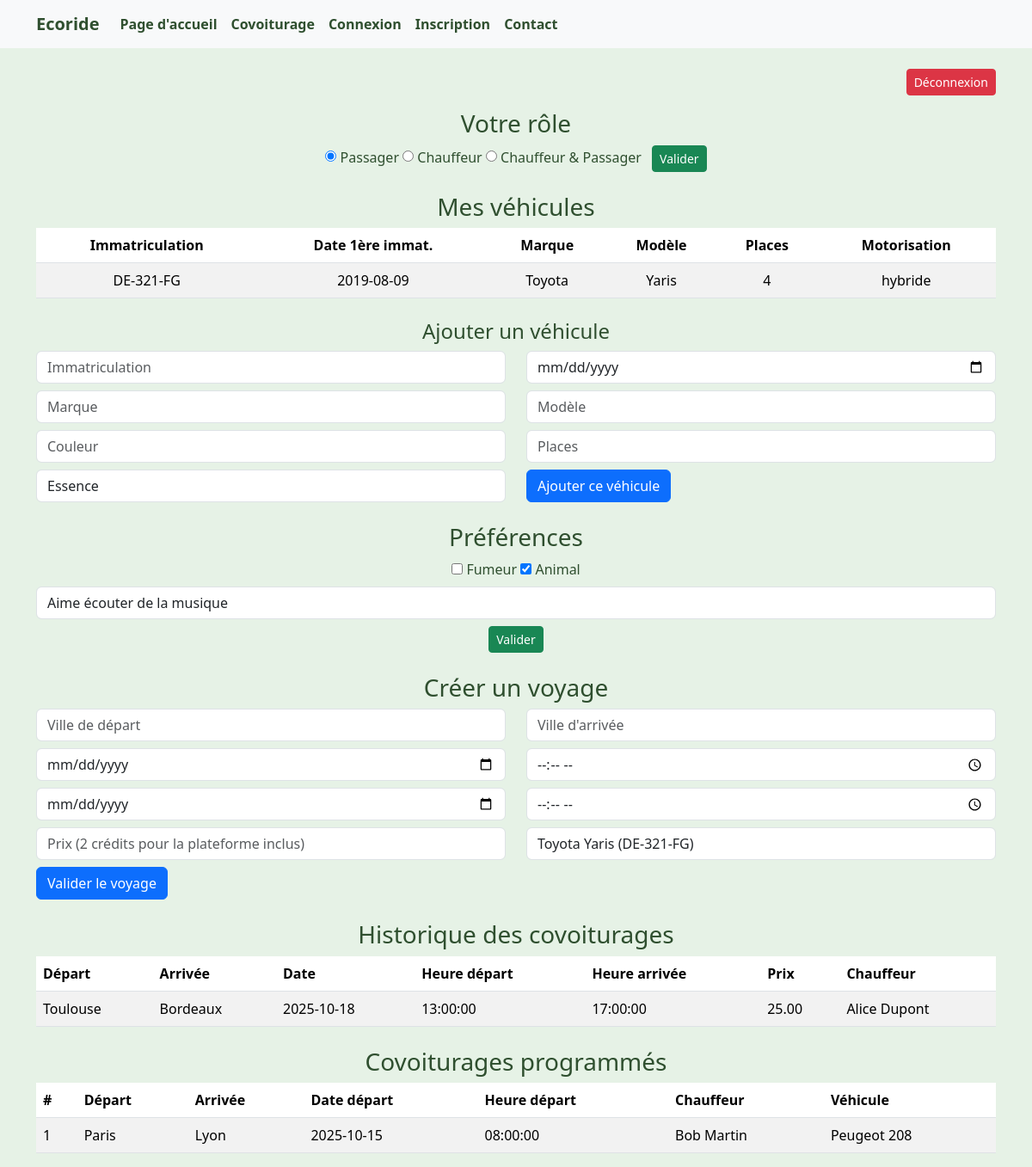
The app's page /public/index.php?page=espace_utilisateur (signed in) with its own data.
### tables this page shows
CREATE TABLE compte (
    id_utilisateur INT AUTO_INCREMENT PRIMARY KEY,
    nom VARCHAR(50) NOT NULL,
    mail VARCHAR(50) NOT NULL UNIQUE,
    password VARCHAR(255) NOT NULL,
    photo BLOB,
    actif BOOLEAN DEFAULT TRUE,
    date_creation DATE,
    dernier_acces DATE,
    credit INT DEFAULT 0,
    id_type_compte INT,
    id_role INT,
    FOREIGN KEY (id_type_compte) REFERENCES type_compte(id_type_compte),
    FOREIGN KEY (id_role) REFERENCES role(id_role)
);

CREATE TABLE vehicule (
    id_vehicule INT AUTO_INCREMENT PRIMARY KEY,
    immatriculation VARCHAR(50) NOT NULL,
    date_de_premiere_immatriculation DATE,
    marque VARCHAR(50),
    modele VARCHAR(50),
    couleur VARCHAR(50),
    places_disponibles INT,
    id_utilisateur INT,
    id_type_motorisation INT,
    FOREIGN KEY (id_utilisateur) REFERENCES compte(id_utilisateur),
    FOREIGN KEY (id_type_motorisation) REFERENCES type_motorisation(id_type_motorisation)
);

CREATE TABLE type_motorisation (
    id_type_motorisation INT AUTO_INCREMENT PRIMARY KEY,
    nom_type VARCHAR(50) NOT NULL
);

CREATE TABLE preference (
    id_preference INT AUTO_INCREMENT PRIMARY KEY,
    fumeur BOOLEAN,
    animal BOOLEAN,
    remarques_particulieres VARCHAR(100),
    id_utilisateur INT UNIQUE,
    FOREIGN KEY (id_utilisateur) REFERENCES compte(id_utilisateur)
);

CREATE TABLE covoiturage (
    id_covoiturage INT AUTO_INCREMENT PRIMARY KEY,
    date_depart DATE,
    heure_depart TIME,
    lieu_depart VARCHAR(50),
    lieu_arrivee VARCHAR(50), 
    date_arrivee DATE,
    heure_arrivee TIME,
    nombre_places INT,
    prix_par_personne DECIMAL(6,2),
    id_utilisateur INT,
    id_vehicule INT,
    FOREIGN KEY (id_utilisateur) REFERENCES compte(id_utilisateur),
    FOREIGN KEY (id_vehicule) REFERENCES vehicule(id_vehicule)
);

CREATE TABLE reservation (
    id_reservation INT AUTO_INCREMENT PRIMARY KEY,
    id_utilisateur INT NOT NULL,
    id_covoiturage INT NOT NULL,
    date_reservation DATETIME DEFAULT CURRENT_TIMESTAMP,
    statut ENUM('en_attente', 'confirmee', 'annulee') DEFAULT 'confirmee', 
     

    CONSTRAINT fk_reservation_utilisateur
        FOREIGN KEY (id_utilisateur) REFERENCES compte(id_utilisateur)
        ON DELETE CASCADE ON UPDATE CASCADE,

     

    CONSTRAINT fk_reservation_covoiturage
        FOREIGN KEY (id_covoiturage) REFERENCES covoiturage(id_covoiturage)
        ON DELETE CASCADE ON UPDATE CASCADE,

     

    UNIQUE KEY unique_reservation (id_utilisateur, id_covoiturage)

     
    
);

### application/controleurs/espace_utilisateur.php (called while the page is built, shortened)
<?php
require_once APP_PATH . '/modeles/utilisateur.php';
require_once APP_PATH . '/modeles/vehicule.php';
require_once APP_PATH . '/modeles/reservation.php';
require_once APP_PATH . '/modeles/gestion_covoiturage_utilisateur.php';
$user_id = $_SESSION['user']['id_utilisateur'];
$user = getUtilisateurById($user_id);
$vehicules = ($user['id_role'] != 'passager') ? getVehiculesByUtilisateur($user_id) : [];
$preferences = getPreferencesByUtilisateur($user_id);
$historique = getHistoriqueCovoiturages($user_id);
$covoiturages_programmes = getReservationsByUtilisateur($user_id);
include APP_PATH . '/vues/espace_utilisateur.php';

### application/modeles/utilisateur.php (called while the page is built, shortened)
<?php
require_once ROOT_PATH . '/config/config.php';
function getUtilisateurById($id_utilisateur) {
    global $pdo;
    $stmt = $pdo->prepare("SELECT * FROM compte WHERE id_utilisateur = :id");
    $stmt->execute([':id' => $id_utilisateur]);
    return $stmt->fetch(PDO::FETCH_ASSOC);
}
function getPreferencesByUtilisateur($id_utilisateur) {
    global $pdo;
    $stmt = $pdo->prepare("SELECT * FROM preference WHERE id_utilisateur = :id");
    $stmt->execute([':id' => $id_utilisateur]);
    return $stmt->fetch(PDO::FETCH_ASSOC);
}
?>

### application/modeles/vehicule.php (called while the page is built, shortened)
<?php
require_once ROOT_PATH . '/config/config.php';
function getVehiculesByUtilisateur($id_utilisateur) {
    global $pdo;
    $stmt = $pdo->prepare("
        SELECT v.*, tm.nom_type AS motorisation
        FROM vehicule v
        LEFT JOIN type_motorisation tm ON v.id_type_motorisation = tm.id_type_motorisation
        WHERE v.id_utilisateur = :id
    ");
    $stmt->execute([':id' => $id_utilisateur]);
    return $stmt->fetchAll(PDO::FETCH_ASSOC);
}

### application/modeles/gestion_covoiturage_utilisateur.php (called while the page is built, shortened)
<?php
require_once ROOT_PATH . '/config/config.php';
function getHistoriqueCovoiturages($id_utilisateur) {
    global $pdo;
    $stmt = $pdo->prepare("
        SELECT c.*, u.nom AS nom_chauffeur, v.marque, v.modele
        FROM covoiturage c
        JOIN compte u ON c.id_utilisateur = u.id_utilisateur
        JOIN vehicule v ON c.id_vehicule = v.id_vehicule
        WHERE c.id_utilisateur = :id
        ORDER BY c.date_depart DESC
    ");
    $stmt->execute([':id' => $id_utilisateur]);
    return $stmt->fetchAll(PDO::FETCH_ASSOC);
}

### application/modeles/reservation.php (called while the page is built, shortened)
<?php
require_once ROOT_PATH . '/config/config.php';
function getReservationsByUtilisateur($id_utilisateur) {
    global $pdo;
    $stmt = $pdo->prepare("
        SELECT r.id_reservation, c.id_covoiturage, c.lieu_depart, c.lieu_arrivee,
               c.date_depart, c.heure_depart, c.prix_par_personne, c.nombre_places,
               v.marque, v.modele, u.nom AS nom_chauffeur, u.photo AS photo_chauffeur
        FROM reservation r
        JOIN covoiturage c ON r.id_covoiturage = c.id_covoiturage
        JOIN vehicule v ON c.id_vehicule = v.id_vehicule
        JOIN compte u ON c.id_utilisateur = u.id_utilisateur
        WHERE r.id_utilisateur = :id_utilisateur
        ORDER BY c.date_depart ASC
    ");
    $stmt->execute([':id_utilisateur' => $id_utilisateur]);
    return $stmt->fetchAll(PDO::FETCH_ASSOC);
}

### application/vues/espace_utilisateur.php (the view, shortened to what this page needs)
<?php include APP_PATH . '/vues/entete.php'; ?>
<div class="container mt-4">
    <div class="d-flex justify-content-end mb-3">
        <a href="index.php?page=deconnexion" class="btn btn-danger btn-sm">Déconnexion</a>
    </div>
    <h3 class="text-center">Votre rôle</h3>
    <form method="POST" class="text-center mb-4">
        <input type="radio" name="role" value="1" <?= $user['id_role']==1?'checked':'' ?>> Passager
        <input type="radio" name="role" value="2" <?= $user['id_role']==2?'checked':'' ?>> Chauffeur
        <input type="radio" name="role" value="3" <?= $user['id_role']==3?'checked':'' ?>> Chauffeur & Passager
        <button type="submit" class="btn btn-success btn-sm ms-2">Valider</button>
    </form>
    <?php if($user['id_role'] != 'passager'): ?>
        <h3 class="text-center">Mes véhicules</h3>
        <?php if(count($vehicules)==0): ?>
            <p class="text-center">Aucun véhicule enregistré.</p>
        <?php else: ?>
            <table class="table table-striped text-center">
                <thead>
                    <tr>
                        <th>Immatriculation</th><th>Date 1ère immat.</th><th>Marque</th><th>Modèle</th><th>Places</th><th>Motorisation</th>
                    </tr>
                </thead>
                <tbody>
                    <?php foreach($vehicules as $v): ?>
                        <tr>
                            <td><?= htmlspecialchars($v['immatriculation'] ?? '') ?></td>
                            <td><?= htmlspecialchars($v['date_de_premiere_immatriculation'] ?? '') ?></td>
                            <td><?= htmlspecialchars($v['marque'] ?? '') ?></td>
                            <td><?= htmlspecialchars($v['modele'] ?? '') ?></td>
                            <td><?= htmlspecialchars($v['places_disponibles'] ?? '') ?></td>
                            <td><?= htmlspecialchars($v['motorisation'] ?? $v['id_type_motorisation']) ?></td>
                        </tr>
                    <?php endforeach; ?>
                </tbody>
            </table>
        <?php endif; ?>
        <h4 class="text-center mt-4">Ajouter un véhicule</h4>
        <form method="POST" class="mb-4">
            <div class="row mb-2">
                <div class="col"><input type="text" name="immatriculation" class="form-control" placeholder="Immatriculation" required></div>
                <div class="col"><input type="date" name="date_premiere_immatriculation" class="form-control" placeholder="Date 1ère immatriculation" required></div>
            </div>
            <div class="row mb-2">
                <div class="col"><input type="text" name="marque" class="form-control" placeholder="Marque" required></div>
                <div class="col"><input type="text" name="modele" class="form-control" placeholder="Modèle" required></div>
            </div>
            <div class="row mb-2">
                <div class="col"><input type="text" name="couleur" class="form-control" placeholder="Couleur"></div>
                <div class="col"><input type="number" name="places" class="form-control" placeholder="Places" required></div>
            </div>
            <div class="row mb-2">
                <div class="col">
                    <select name="motorisation" class="form-control" required>
                        <option value="1">Essence</option>
                    </select>
                </div>
                <div class="col">
                    <button type="submit" name="ajouter_vehicule" class="btn btn-primary">Ajouter ce véhicule</button>
                </div>
            </div>
        </form>
    <?php endif; ?>
    <h3 class="text-center mt-4">Préférences</h3>
    <form method="POST" class="mb-4 text-center">
        <input type="checkbox" name="fumeur" <?= (!empty($preferences['fumeur']))?'checked':'' ?>> Fumeur
        <input type="checkbox" name="animal" <?= (!empty($preferences['animal']))?'checked':'' ?>> Animal
        <input type="text" name="remarques_particulieres" class="form-control my-2" placeholder="Remarques particulières" value="<?= htmlspecialchars($preferences['remarques_particulieres'] ?? '') ?>">
        <button type="submit" name="valider_preferences" class="btn btn-success btn-sm">Valider</button>
    </form>
    <h3 class="text-center mt-4">Créer un voyage</h3>
    <form method="POST" class="mb-4">
        <div class="row mb-2">
            <div class="col"><input type="text" name="ville_depart" class="form-control" placeholder="Ville de départ" required></div>
            <div class="col"><input type="text" name="ville_arrivee" class="form-control" placeholder="Ville d'arrivée" required></div>
        </div>
        <div class="row mb-2">
            <div class="col"><input type="date" name="date_depart" class="form-control" required></div>
            <div class="col"><input type="time" name="heure_depart" class="form-control" required></div>
        </div>
        <div class="row mb-2">
            <div class="col"><input type="date" name="date_arrivee" class="form-control" required></div>
            <div class="col"><input type="time" name="heure_arrivee" class="form-control" required></div>
        </div>
        <div class="row mb-2">
            <div class="col"><input type="number" name="prix" class="form-control" placeholder="Prix (2 crédits pour la plateforme inclus)" required></div>
            <div class="col">
                <select name="id_vehicule" class="form-control" required>
                    <?php foreach($vehicules as $v): ?>
                        <option value="<?= $v['id_vehicule'] ?>"><?= htmlspecialchars($v['marque'].' '.$v['modele'].' ('.$v['immatriculation'].')') ?></option>
                    <?php endforeach; ?>
                </select>
            </div>
        </div>
        <button type="submit" name="creer_voyage" class="btn btn-primary">Valider le voyage</button>
    </form>
    <h3 class="text-center mt-4">Historique des covoiturages</h3>
    <?php if(count($historique)==0): ?>
        <p class="text-center">Aucun covoiturage réalisé.</p>
    <?php else: ?>
        <table class="table table-striped">
            <thead>
                <tr><th>Départ</th><th>Arrivée</th><th>Date</th><th>Heure départ</th><th>Heure arrivée</th><th>Prix</th><th>Chauffeur</th></tr>
            </thead>
            <tbody>
                <?php foreach($historique as $h): ?>
                <tr>
                    <td><?= htmlspecialchars($h['lieu_depart']) ?></td>
                    <td><?= htmlspecialchars($h['lieu_arrivee']) ?></td>
                    <td><?= $h['date_depart'] ?></td>
                    <td><?= $h['heure_depart'] ?></td>
                    <td><?= $h['heure_arrivee'] ?></td>
                    <td><?= $h['prix_par_personne'] ?></td>
                    <td><?= htmlspecialchars($h['nom_chauffeur']) ?></td>
                </tr>
                <?php endforeach; ?>
            </tbody>
        </table>
    <?php endif; ?>
    <h3 class="text-center mt-4">Covoiturages programmés</h3>
    <?php if(count($covoiturages_programmes)==0): ?>
        <p class="text-center">Aucun covoiturage programmé.</p>
    <?php else: ?>
        <table class="table table-striped">
            <thead>
                <tr><th>#</th><th>Départ</th><th>Arrivée</th><th>Date départ</th><th>Heure départ</th><th>Chauffeur</th><th>Véhicule</th></tr>
            </thead>
            <tbody>
                <?php foreach($covoiturages_programmes as $c): ?>
                <tr>
                    <td><?= $c['id_covoiturage'] ?></td>
                    <td><?= htmlspecialchars($c['lieu_depart']) ?></td>
                    <td><?= htmlspecialchars($c['lieu_arrivee']) ?></td>
                    <td><?= $c['date_depart'] ?></td>
                    <td><?= $c['heure_depart'] ?></td>
                    <td><?= htmlspecialchars($c['nom_chauffeur']) ?></td>
                    <td><?= htmlspecialchars($c['marque'].' '.$c['modele']) ?></td>
                </tr>
                <?php endforeach; ?>
            </tbody>
        </table>
    <?php endif; ?>
</div>

### public/index.php (shortened to what this page needs)
<?php
$page = $_GET['page'] ?? 'accueil';
switch ($page) {
    case 'espace_utilisateur':
        include APP_PATH . '/controleurs/espace_utilisateur.php';
        break;
}

### application/vues/entete.php (shortened to what this page needs)
<!DOCTYPE html>
<html lang="fr">
<head>
    <link href="<?= PUBLIC_URL ?>/css/bootstrap.min.css" rel="stylesheet">
    <link href="<?= PUBLIC_URL ?>/css/style.css" rel="stylesheet">
</head>
<body>
<nav class="navbar navbar-expand-lg navbar-light bg-light">
  <div class="container">
    <a class="navbar-brand" href="index.php">Ecoride</a>
    <div class="collapse navbar-collapse">
      <ul class="navbar-nav me-auto">
         <li class="nav-item">
          <a class="nav-link" href="index.php">Page d'accueil</a>
        </li>
        <li class="nav-item">
          <a class="nav-link" href="index.php?page=recherche_covoiturage">Covoiturage</a>
        </li>
        <li class="nav-item">
          <a class="nav-link" href="index.php?page=connexion">Connexion</a>
        </li>
        <li class="nav-item">
          <a class="nav-link" href="index.php?page=creer_compte">Inscription</a>
        </li>
        <li class="nav-item">
          <a class="nav-link" href="index.php?page=contact">Contact</a>
        </li>
      </ul>
    </div>
  </div>
</nav>

### public/css/style.css (style rules this page uses)
body { background-color: #e6f2e6; color: #2f4f2f; }
.navbar { background-color: #a3d5a3; }
.navbar-brand, .nav-link { color: #2f4f2f ; font-weight: bold; }

### records on screen
compte: id_role "☑"
vehicule: immatriculation "DE-321-FG", date_de_premiere_immatriculation "2019-08-09", marque "Toyota", modele "Yaris", places_disponibles "4", id_type_motorisation.nom_type "hybride"
preference: animal "☑", remarques_particulieres "Aime écouter de la musique"
covoiturage: lieu_depart "Toulouse", lieu_arrivee "Bordeaux", date_depart "2025-10-18", heure_depart "13:00:00", heure_arrivee "17:00:00", prix_par_personne "25.00", id_utilisateur.nom "Alice Dupont"
reservation: id_covoiturage.id_covoiturage "1", id_covoiturage.lieu_depart "Paris", id_covoiturage.lieu_arrivee "Lyon", id_covoiturage.date_depart "2025-10-15", id_covoiturage.heure_depart "08:00:00", compte.nom "Bob Martin", vehicule.marque+modele "Peugeot 208"

### other values on screen
form field id_vehicule "Toyota Yaris (DE-321-FG)"
